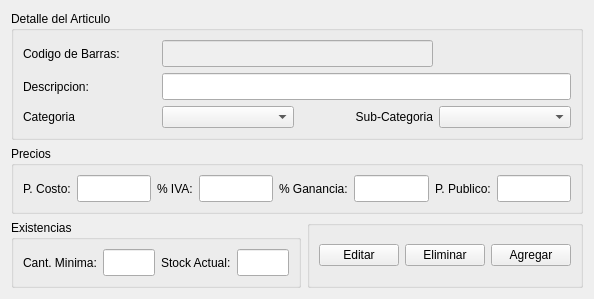
<?xml version="1.0" encoding="UTF-8"?>
<ui version="4.0">
 <class>Form</class>
 <widget class="QWidget" name="Form">
  <property name="geometry">
   <rect>
    <x>0</x>
    <y>0</y>
    <width>594</width>
    <height>261</height>
   </rect>
  </property>
  <property name="maximumSize">
   <size>
    <width>629</width>
    <height>261</height>
   </size>
  </property>
  <property name="windowTitle">
   <string>Form</string>
  </property>
  <layout class="QGridLayout" name="gridLayout_5">
   <item row="0" column="0" colspan="2">
    <widget class="QGroupBox" name="groupBox_4">
     <property name="title">
      <string>Detalle del Articulo</string>
     </property>
     <layout class="QGridLayout" name="gridLayout_4">
      <item row="0" column="0">
       <widget class="QLabel" name="label">
        <property name="sizePolicy">
         <sizepolicy hsizetype="Preferred" vsizetype="Expanding">
          <horstretch>0</horstretch>
          <verstretch>0</verstretch>
         </sizepolicy>
        </property>
        <property name="text">
         <string>Codigo de Barras:</string>
        </property>
       </widget>
      </item>
      <item row="0" column="1" colspan="2">
       <widget class="QLineEdit" name="lineEdit">
        <property name="enabled">
         <bool>false</bool>
        </property>
        <property name="sizePolicy">
         <sizepolicy hsizetype="Expanding" vsizetype="Expanding">
          <horstretch>0</horstretch>
          <verstretch>0</verstretch>
         </sizepolicy>
        </property>
        <property name="font">
         <font>
          <pointsize>12</pointsize>
          <weight>75</weight>
          <bold>true</bold>
         </font>
        </property>
       </widget>
      </item>
      <item row="1" column="0">
       <widget class="QLabel" name="label_2">
        <property name="sizePolicy">
         <sizepolicy hsizetype="Preferred" vsizetype="Expanding">
          <horstretch>0</horstretch>
          <verstretch>0</verstretch>
         </sizepolicy>
        </property>
        <property name="text">
         <string>Descripcion:</string>
        </property>
       </widget>
      </item>
      <item row="1" column="1" colspan="3">
       <widget class="QLineEdit" name="lineEdit_2">
        <property name="sizePolicy">
         <sizepolicy hsizetype="Expanding" vsizetype="Expanding">
          <horstretch>0</horstretch>
          <verstretch>0</verstretch>
         </sizepolicy>
        </property>
        <property name="font">
         <font>
          <pointsize>12</pointsize>
          <weight>75</weight>
          <bold>true</bold>
         </font>
        </property>
       </widget>
      </item>
      <item row="2" column="0">
       <widget class="QLabel" name="label_7">
        <property name="sizePolicy">
         <sizepolicy hsizetype="Preferred" vsizetype="Expanding">
          <horstretch>0</horstretch>
          <verstretch>0</verstretch>
         </sizepolicy>
        </property>
        <property name="text">
         <string>Categoria</string>
        </property>
       </widget>
      </item>
      <item row="2" column="1">
       <widget class="QComboBox" name="comboBox"/>
      </item>
      <item row="2" column="2">
       <widget class="QLabel" name="label_11">
        <property name="sizePolicy">
         <sizepolicy hsizetype="Preferred" vsizetype="Expanding">
          <horstretch>0</horstretch>
          <verstretch>0</verstretch>
         </sizepolicy>
        </property>
        <property name="text">
         <string>Sub-Categoria</string>
        </property>
        <property name="alignment">
         <set>Qt::AlignRight|Qt::AlignTrailing|Qt::AlignVCenter</set>
        </property>
       </widget>
      </item>
      <item row="2" column="3">
       <widget class="QComboBox" name="comboBox_2"/>
      </item>
     </layout>
    </widget>
   </item>
   <item row="1" column="0" colspan="2">
    <widget class="QGroupBox" name="groupBox_2">
     <property name="title">
      <string>Precios</string>
     </property>
     <layout class="QGridLayout" name="gridLayout_2">
      <item row="0" column="0">
       <widget class="QLabel" name="label_8">
        <property name="sizePolicy">
         <sizepolicy hsizetype="Preferred" vsizetype="Expanding">
          <horstretch>0</horstretch>
          <verstretch>0</verstretch>
         </sizepolicy>
        </property>
        <property name="text">
         <string>P. Costo:</string>
        </property>
       </widget>
      </item>
      <item row="0" column="1">
       <widget class="QLineEdit" name="lineEdit_8">
        <property name="sizePolicy">
         <sizepolicy hsizetype="Expanding" vsizetype="Expanding">
          <horstretch>0</horstretch>
          <verstretch>0</verstretch>
         </sizepolicy>
        </property>
        <property name="font">
         <font>
          <pointsize>12</pointsize>
          <weight>75</weight>
          <bold>true</bold>
         </font>
        </property>
       </widget>
      </item>
      <item row="0" column="7">
       <widget class="QLineEdit" name="lineEdit_5">
        <property name="sizePolicy">
         <sizepolicy hsizetype="Expanding" vsizetype="Expanding">
          <horstretch>0</horstretch>
          <verstretch>0</verstretch>
         </sizepolicy>
        </property>
        <property name="font">
         <font>
          <pointsize>12</pointsize>
          <weight>75</weight>
          <bold>true</bold>
         </font>
        </property>
       </widget>
      </item>
      <item row="0" column="2">
       <widget class="QLabel" name="label_9">
        <property name="sizePolicy">
         <sizepolicy hsizetype="Preferred" vsizetype="Expanding">
          <horstretch>0</horstretch>
          <verstretch>0</verstretch>
         </sizepolicy>
        </property>
        <property name="text">
         <string>% IVA:</string>
        </property>
       </widget>
      </item>
      <item row="0" column="3">
       <widget class="QLineEdit" name="lineEdit_9">
        <property name="sizePolicy">
         <sizepolicy hsizetype="Expanding" vsizetype="Expanding">
          <horstretch>0</horstretch>
          <verstretch>0</verstretch>
         </sizepolicy>
        </property>
        <property name="font">
         <font>
          <pointsize>12</pointsize>
          <weight>75</weight>
          <bold>true</bold>
         </font>
        </property>
       </widget>
      </item>
      <item row="0" column="4">
       <widget class="QLabel" name="label_10">
        <property name="sizePolicy">
         <sizepolicy hsizetype="Preferred" vsizetype="Expanding">
          <horstretch>0</horstretch>
          <verstretch>0</verstretch>
         </sizepolicy>
        </property>
        <property name="text">
         <string>% Ganancia:</string>
        </property>
       </widget>
      </item>
      <item row="0" column="6">
       <widget class="QLabel" name="label_6">
        <property name="sizePolicy">
         <sizepolicy hsizetype="Preferred" vsizetype="Expanding">
          <horstretch>0</horstretch>
          <verstretch>0</verstretch>
         </sizepolicy>
        </property>
        <property name="text">
         <string>P. Publico:</string>
        </property>
       </widget>
      </item>
      <item row="0" column="5">
       <widget class="QLineEdit" name="lineEdit_10">
        <property name="sizePolicy">
         <sizepolicy hsizetype="Expanding" vsizetype="Expanding">
          <horstretch>0</horstretch>
          <verstretch>0</verstretch>
         </sizepolicy>
        </property>
        <property name="font">
         <font>
          <pointsize>12</pointsize>
          <weight>75</weight>
          <bold>true</bold>
         </font>
        </property>
       </widget>
      </item>
     </layout>
    </widget>
   </item>
   <item row="2" column="0">
    <widget class="QGroupBox" name="groupBox_3">
     <property name="title">
      <string>Existencias</string>
     </property>
     <layout class="QGridLayout" name="gridLayout_3">
      <item row="0" column="0">
       <widget class="QLabel" name="label_12">
        <property name="sizePolicy">
         <sizepolicy hsizetype="Preferred" vsizetype="Expanding">
          <horstretch>0</horstretch>
          <verstretch>0</verstretch>
         </sizepolicy>
        </property>
        <property name="text">
         <string>Cant. Minima:</string>
        </property>
       </widget>
      </item>
      <item row="0" column="3">
       <widget class="QLineEdit" name="lineEdit_12">
        <property name="sizePolicy">
         <sizepolicy hsizetype="Expanding" vsizetype="Expanding">
          <horstretch>0</horstretch>
          <verstretch>0</verstretch>
         </sizepolicy>
        </property>
        <property name="font">
         <font>
          <pointsize>12</pointsize>
          <weight>75</weight>
          <bold>true</bold>
         </font>
        </property>
       </widget>
      </item>
      <item row="0" column="1">
       <widget class="QLineEdit" name="lineEdit_11">
        <property name="sizePolicy">
         <sizepolicy hsizetype="Expanding" vsizetype="Expanding">
          <horstretch>0</horstretch>
          <verstretch>0</verstretch>
         </sizepolicy>
        </property>
        <property name="font">
         <font>
          <pointsize>12</pointsize>
          <weight>75</weight>
          <bold>true</bold>
         </font>
        </property>
       </widget>
      </item>
      <item row="0" column="2">
       <widget class="QLabel" name="label_13">
        <property name="sizePolicy">
         <sizepolicy hsizetype="Preferred" vsizetype="Expanding">
          <horstretch>0</horstretch>
          <verstretch>0</verstretch>
         </sizepolicy>
        </property>
        <property name="text">
         <string>Stock Actual:</string>
        </property>
       </widget>
      </item>
     </layout>
    </widget>
   </item>
   <item row="2" column="1">
    <widget class="QGroupBox" name="groupBox">
     <property name="title">
      <string/>
     </property>
     <layout class="QGridLayout" name="gridLayout">
      <item row="0" column="0">
       <widget class="QPushButton" name="pushButton">
        <property name="text">
         <string>Editar</string>
        </property>
       </widget>
      </item>
      <item row="0" column="1">
       <widget class="QPushButton" name="pushButton_2">
        <property name="text">
         <string>Eliminar</string>
        </property>
       </widget>
      </item>
      <item row="0" column="2">
       <widget class="QPushButton" name="pushButton_3">
        <property name="text">
         <string>Agregar</string>
        </property>
       </widget>
      </item>
     </layout>
    </widget>
   </item>
  </layout>
 </widget>
 <resources/>
 <connections/>
</ui>
